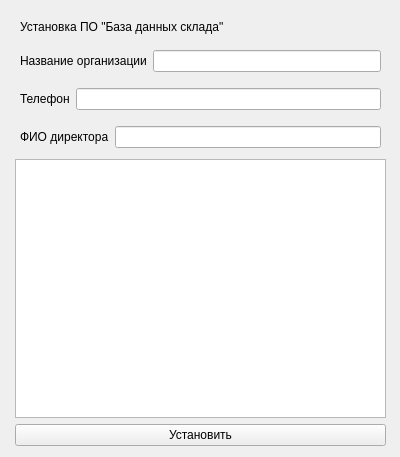
<?xml version="1.0" encoding="UTF-8"?>
<ui version="4.0">
 <class>FormInstall</class>
 <widget class="QWidget" name="FormInstall">
  <property name="geometry">
   <rect>
    <x>0</x>
    <y>0</y>
    <width>400</width>
    <height>457</height>
   </rect>
  </property>
  <property name="windowTitle">
   <string>Form</string>
  </property>
  <widget class="QWidget" name="verticalLayoutWidget">
   <property name="geometry">
    <rect>
     <x>10</x>
     <y>10</y>
     <width>381</width>
     <height>441</height>
    </rect>
   </property>
   <layout class="QVBoxLayout" name="verticalLayout">
    <property name="margin">
     <number>5</number>
    </property>
    <item>
     <layout class="QHBoxLayout" name="horizontalLayout">
      <property name="margin">
       <number>5</number>
      </property>
      <item>
       <widget class="QLabel" name="label">
        <property name="text">
         <string>Установка ПО &quot;База данных склада&quot;</string>
        </property>
       </widget>
      </item>
     </layout>
    </item>
    <item>
     <layout class="QHBoxLayout" name="horizontalLayout_2">
      <property name="margin">
       <number>5</number>
      </property>
      <item>
       <widget class="QLabel" name="label_2">
        <property name="text">
         <string>Название организации</string>
        </property>
       </widget>
      </item>
      <item>
       <widget class="QLineEdit" name="lineEdit"/>
      </item>
     </layout>
    </item>
    <item>
     <layout class="QHBoxLayout" name="horizontalLayout_3">
      <property name="margin">
       <number>5</number>
      </property>
      <item>
       <widget class="QLabel" name="label_3">
        <property name="text">
         <string>Телефон</string>
        </property>
       </widget>
      </item>
      <item>
       <widget class="QLineEdit" name="lineEdit_2"/>
      </item>
     </layout>
    </item>
    <item>
     <layout class="QHBoxLayout" name="horizontalLayout_4">
      <property name="margin">
       <number>5</number>
      </property>
      <item>
       <widget class="QLabel" name="label_4">
        <property name="text">
         <string>ФИО директора</string>
        </property>
       </widget>
      </item>
      <item>
       <widget class="QLineEdit" name="lineEdit_3"/>
      </item>
     </layout>
    </item>
    <item>
     <widget class="QTextEdit" name="textEdit"/>
    </item>
    <item>
     <widget class="QPushButton" name="pushButton">
      <property name="text">
       <string>Установить</string>
      </property>
     </widget>
    </item>
   </layout>
  </widget>
 </widget>
 <resources/>
 <connections/>
</ui>
